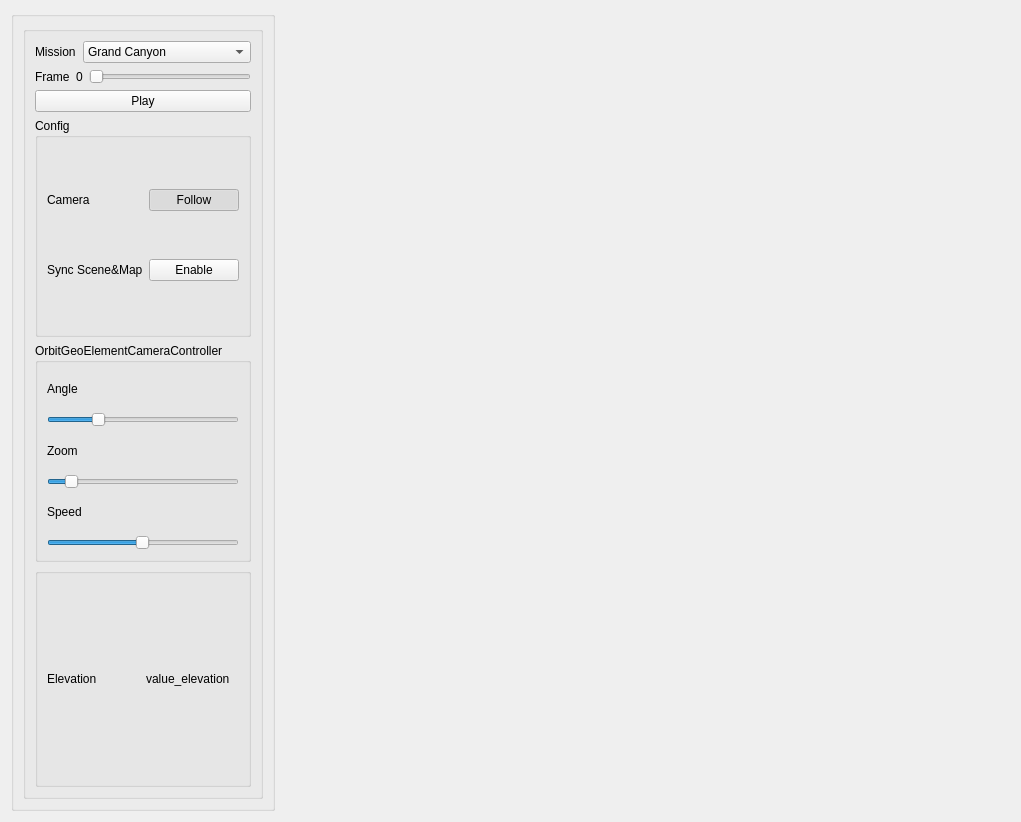
<?xml version="1.0" encoding="UTF-8"?>
<ui version="4.0">
 <class>ArcGIS_Window</class>
 <widget class="QWidget" name="ArcGIS_Window">
  <property name="geometry">
   <rect>
    <x>0</x>
    <y>0</y>
    <width>1021</width>
    <height>822</height>
   </rect>
  </property>
  <property name="windowTitle">
   <string>Form</string>
  </property>
  <layout class="QHBoxLayout" name="horizontalLayout" stretch="1,4">
   <item>
    <widget class="QGroupBox" name="groupBox">
     <property name="title">
      <string/>
     </property>
     <layout class="QVBoxLayout" name="verticalLayout_2">
      <item>
       <widget class="QGroupBox" name="groupBox_6">
        <property name="title">
         <string/>
        </property>
        <layout class="QGridLayout" name="gridLayout_16">
         <item row="1" column="1" colspan="2">
          <widget class="QLabel" name="value_frame">
           <property name="text">
            <string>0</string>
           </property>
          </widget>
         </item>
         <item row="1" column="3">
          <widget class="QSlider" name="slider_frame">
           <property name="maximum">
            <number>100000</number>
           </property>
           <property name="orientation">
            <enum>Qt::Orientation::Horizontal</enum>
           </property>
          </widget>
         </item>
         <item row="1" column="0">
          <widget class="QLabel" name="label_7">
           <property name="text">
            <string>Frame</string>
           </property>
          </widget>
         </item>
         <item row="0" column="2" colspan="2">
          <widget class="QComboBox" name="mission_select">
           <item>
            <property name="text">
             <string>Grand Canyon</string>
            </property>
           </item>
           <item>
            <property name="text">
             <string>Hawaii</string>
            </property>
           </item>
           <item>
            <property name="text">
             <string>Pyrenees</string>
            </property>
           </item>
           <item>
            <property name="text">
             <string>Snowdon</string>
            </property>
           </item>
          </widget>
         </item>
         <item row="3" column="0" colspan="4">
          <widget class="QGroupBox" name="groupBox_2">
           <property name="title">
            <string>Config</string>
           </property>
           <layout class="QGridLayout" name="gridLayout">
            <item row="0" column="0">
             <widget class="QLabel" name="label_8">
              <property name="text">
               <string>Camera</string>
              </property>
             </widget>
            </item>
            <item row="0" column="1">
             <widget class="QPushButton" name="camera_follow">
              <property name="text">
               <string>Follow</string>
              </property>
              <property name="checkable">
               <bool>true</bool>
              </property>
              <property name="checked">
               <bool>true</bool>
              </property>
             </widget>
            </item>
            <item row="1" column="0">
             <widget class="QLabel" name="label_12">
              <property name="text">
               <string>Sync Scene&amp;Map</string>
              </property>
             </widget>
            </item>
            <item row="1" column="1">
             <widget class="QPushButton" name="sync_viewpoint">
              <property name="text">
               <string>Enable</string>
              </property>
              <property name="checkable">
               <bool>true</bool>
              </property>
              <property name="checked">
               <bool>false</bool>
              </property>
             </widget>
            </item>
           </layout>
          </widget>
         </item>
         <item row="5" column="0" colspan="4">
          <widget class="QGroupBox" name="groupBox_4">
           <property name="title">
            <string>OrbitGeoElementCameraController</string>
           </property>
           <layout class="QVBoxLayout" name="verticalLayout">
            <item>
             <widget class="QLabel" name="label_10">
              <property name="text">
               <string>Angle</string>
              </property>
             </widget>
            </item>
            <item>
             <widget class="QSlider" name="slider_angle">
              <property name="maximum">
               <number>180</number>
              </property>
              <property name="value">
               <number>45</number>
              </property>
              <property name="orientation">
               <enum>Qt::Orientation::Horizontal</enum>
              </property>
             </widget>
            </item>
            <item>
             <widget class="QLabel" name="label_9">
              <property name="text">
               <string>Zoom</string>
              </property>
             </widget>
            </item>
            <item>
             <widget class="QSlider" name="slider_zoom">
              <property name="minimum">
               <number>10</number>
              </property>
              <property name="maximum">
               <number>5000</number>
              </property>
              <property name="value">
               <number>500</number>
              </property>
              <property name="orientation">
               <enum>Qt::Orientation::Horizontal</enum>
              </property>
             </widget>
            </item>
            <item>
             <widget class="QLabel" name="label_11">
              <property name="text">
               <string>Speed</string>
              </property>
             </widget>
            </item>
            <item>
             <widget class="QSlider" name="slider_speed">
              <property name="minimum">
               <number>1</number>
              </property>
              <property name="maximum">
               <number>100</number>
              </property>
              <property name="value">
               <number>50</number>
              </property>
              <property name="orientation">
               <enum>Qt::Orientation::Horizontal</enum>
              </property>
             </widget>
            </item>
           </layout>
          </widget>
         </item>
         <item row="2" column="0" colspan="4">
          <widget class="QPushButton" name="button_play">
           <property name="text">
            <string>Play</string>
           </property>
           <property name="checkable">
            <bool>true</bool>
           </property>
          </widget>
         </item>
         <item row="0" column="0" colspan="2">
          <widget class="QLabel" name="label_5">
           <property name="text">
            <string>Mission</string>
           </property>
          </widget>
         </item>
         <item row="6" column="0" colspan="4">
          <widget class="QGroupBox" name="groupBox_3">
           <property name="title">
            <string/>
           </property>
           <layout class="QHBoxLayout" name="horizontalLayout_2">
            <item>
             <widget class="QLabel" name="label_14">
              <property name="text">
               <string>Elevation</string>
              </property>
             </widget>
            </item>
            <item>
             <widget class="QLabel" name="value_elevation">
              <property name="text">
               <string>value_elevation</string>
              </property>
             </widget>
            </item>
           </layout>
          </widget>
         </item>
        </layout>
       </widget>
      </item>
     </layout>
    </widget>
   </item>
   <item>
    <widget class="Animate_Symbol" name="widget_9" native="true"/>
   </item>
  </layout>
 </widget>
 <customwidgets>
  <customwidget>
   <class>Animate_Symbol</class>
   <extends>QWidget</extends>
   <header location="global">Demo/Animate_Symbol.hpp</header>
   <container>1</container>
  </customwidget>
 </customwidgets>
 <resources/>
 <connections/>
</ui>
